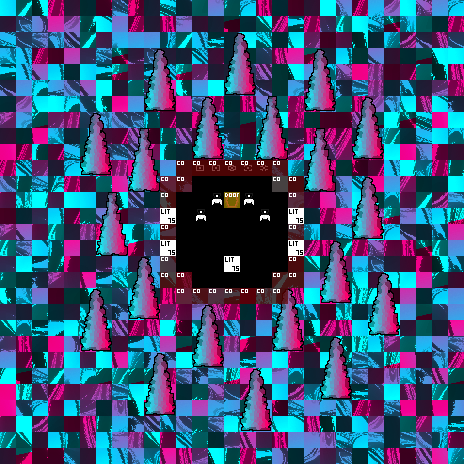

Below is a game level as drawn by its tile map, then a one-line description and the .tmx that defines it (tile-layer data replaced by summaries):
An orthogonal 29x29 tile map with 16x16 px tiles, 4 tile layers (Tile Layer 1, Tile Layer 3, Tile Layer 3, Tile Layer 4), 3 tilesets.

<map version="1.2" tiledversion="1.2.4" orientation="orthogonal" renderorder="right-down" width="29" height="29" tilewidth="16" tileheight="16" infinite="0" nextlayerid="13" nextobjectid="1">
 <tileset firstgid="1" source="../tilesets/world-tileset.tsx" />
 <tileset firstgid="4097" source="../tilesets/collision-tileset.tsx" />
 <tileset firstgid="4121" source="../tilesets/light-tileset.tsx" />
 <layer id="9" name="Tile Layer 1" width="29" height="29">
  <data>[841 cells, 798 non-empty, 177 distinct tile ids]</data>
 </layer>
 <layer id="10" name="Tile Layer 3" width="29" height="29">
  <data>[841 cells, 164 non-empty, 17 distinct tile ids]</data>
 </layer>
 <layer id="11" name="Tile Layer 3" width="29" height="29">
  <data>[841 cells, 34 non-empty, 7 distinct tile ids]</data>
 </layer>
 <layer id="12" name="Tile Layer 4" width="29" height="29">
  <data>[841 cells, 5 non-empty, 1 distinct tile ids]</data>
 </layer>
</map>
